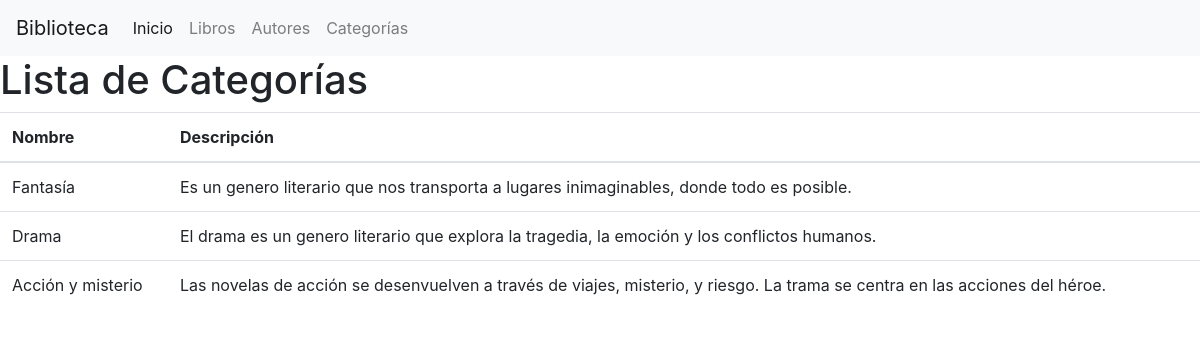
Page /categorias/ on the committed database.
### catalogo/models.py (models this page shows, shortened)
class Categoria(models.Model):
    nombre = models.CharField(max_length=100)
    descripcion = models.TextField()

### catalogo/views.py (the view)
# urls.py: path('categorias/', views.categorias, name='categorias'),
def categorias(request):
    categorias = Categoria.objects.all()
    return render(request, 'catalogo/categorias.html', {'categorias': categorias})

### catalogo/templates/catalogo/categorias.html (shortened to what this page needs)
{% extends "catalogo/base_home.html" %}
{% block content %}
<h1>Lista de Categorías</h1>
<table class="table">
    <thead>
        <tr>
            <th scope="col">Nombre</th>
            <th scope="col">Descripción</th>
        </tr>
    </thead>
    <tbody>
        {% for categoria in categorias %}
        <tr>
            <td>{{ categoria.nombre }}</td>
            <td>{{ categoria.descripcion }}</td>
        </tr>
        {% endfor %}
    </tbody>
</table>
{% endblock %}

### catalogo/static/catalogo/css/Styles.css (style rules this page uses)
body { background-color: #f5f5dc; font-family: Arial, sans-serif; }

### rows in the picture
Categoria: nombre "Fantasía", descripcion "Es un genero literario que nos transporta a lugares inimaginables, donde todo es posible."
Categoria: nombre "Drama", descripcion "El drama es un genero literario que explora la tragedia, la emoción y los conflictos humanos."
Categoria: nombre "Acción y misterio", descripcion "Las novelas de acción se desenvuelven a través de viajes, misterio, y riesgo. La trama se centra en las acciones del héroe."
